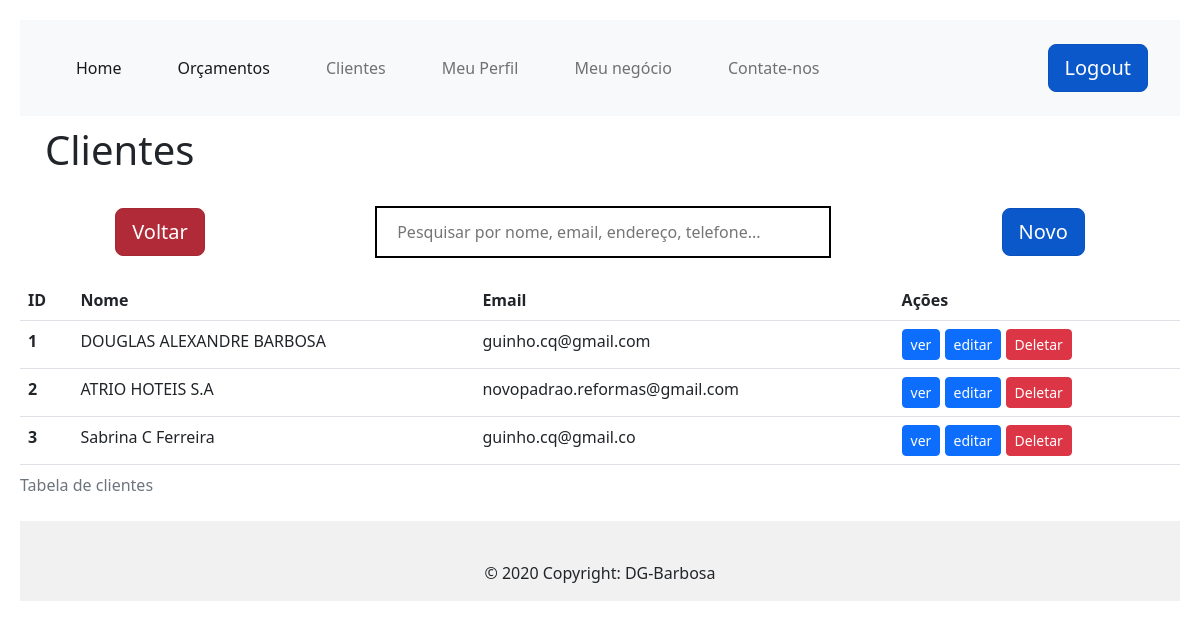
Page /clients (signed in) on the earlier database version.
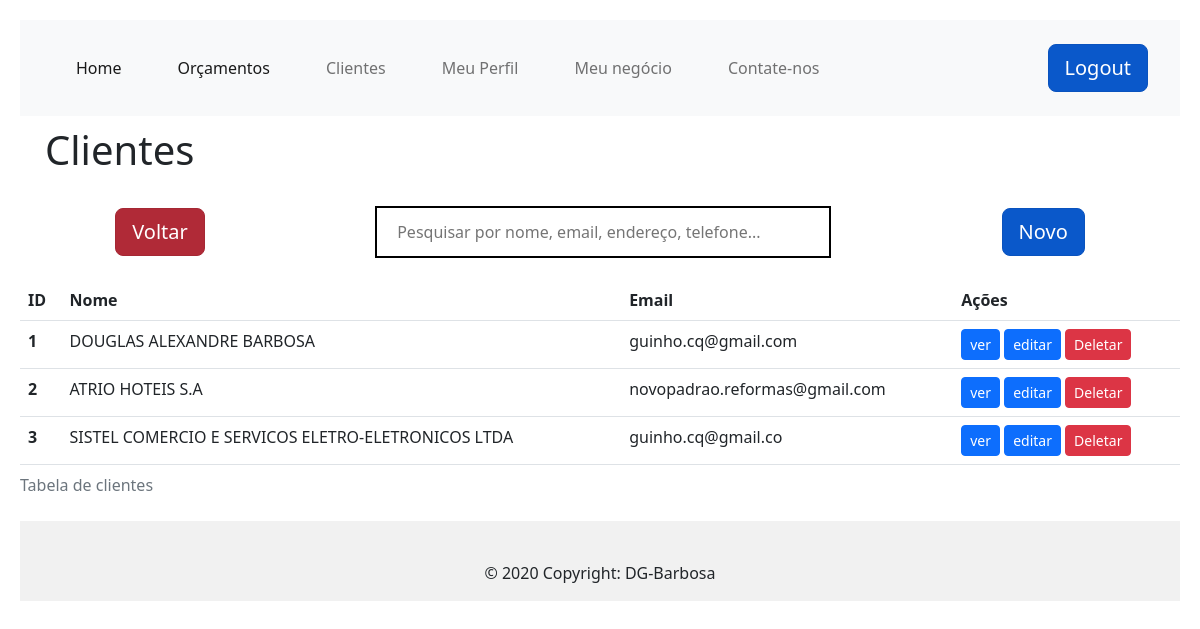
Same page on the later database version.
### app/models/tables.py (models this page shows, shortened)
class Clients(db.Model):
    _tablename__ = "clients"
    id = db.Column(db.Integer, primary_key=True, autoincrement=True)
    name = db.Column(db.String(150))
    email = db.Column(db.String, unique=True)
    address = db.Column(db.String)
    phone = db.Column(db.String)
    phone2 = db.Column(db.String)

### app/controllers/default.py (the view)
@app.route("/clients", methods=['GET'])
def clients():
    clients = Clients.query.all()
    return render_template(
        "clients.html",
        title="Clientes", clients=clients)

### app/controllers/default.py (called while the page is built)
@lm.user_loader
def load_user(id):
    return User.query.filter_by(id=id).first()

### app/models/tables.py (called while the page is built)
    @property
    def is_authenticated(self):
        return True

### app/templates/clients.html (shortened to what this page needs)
{% extends "base.html" %}
{% block conteudo %}
<h1 style="margin-left: 15px;padding: 10px">Clientes</h1>
<div style="display: flex; justify-content:space-around; align-items:center; margin: 10px;">
  <div >
    <input type="reset" class="btn btn-danger btn-lg active" name="voltar" onclick="history.back()" value="Voltar">
  </div>
  <input type="text" id="myInput" style="
      background-image: url('https://img.icons8.com/search');
      background-position:right;
      background-repeat: no-repeat;
      background-size:5%;
      width: 40%; font-size: 16px;
      padding: 12px 20px 12px;
      border: 2px solid rgb(0, 0, 0);
      margin-bottom: 12px;
      margin-top: 12px;
      justify-content: center" onkeyup="myFunction()"
    placeholder="Pesquisar por nome, email, endereço, telefone...">
  <div>
    <a href="{{ url_for('cadastro_clientes') }}" class="btn btn-primary btn-lg active" role="button"
      aria-pressed="true">Novo</a>
  </div>
</div>
<div>
  <table class="table" id="myTable">
    <caption>Tabela de clientes</caption>
    <thead class="thead-dark">
      <tr>
        <th scope="col">ID</th>
        <th scope="col">Nome</th>
        <th scope="col">Email</th>
        <th scope="col">Ações</th>
      </tr>
    </thead>
    <tbody id="body">
      <tr>
        {% for client in clients %}
        <th scope="row">{{ client.id }}</th>
        <td>{{ client.name }}</td>
        <td>{{ client.email }}</td>
        <td>
          <a href="/viewClient/{{ client.id }}">
            <input type="button" class="btn btn-primary btn-sm" value="ver">
          </a>
          <a href="/edit/{{ client.id }}">
            <input type="button" class="btn btn-primary btn-sm" value="editar">
          </a>
          <a href="/delete/{{client.id}}">
            <input type="button" class="btn btn-danger btn-sm"  value="Deletar" />
          </a>
        </td>
      </tr>
      {% endfor %}
    </tbody>
  </table>
</div>
{% endblock %}

Differences in the rows shown:
changed Clients "guinho.cq@gmail.co": name "Sabrina C Ferreira" → "SISTEL COMERCIO E SERVICOS ELETRO-ELETRONICOS LTDA"
